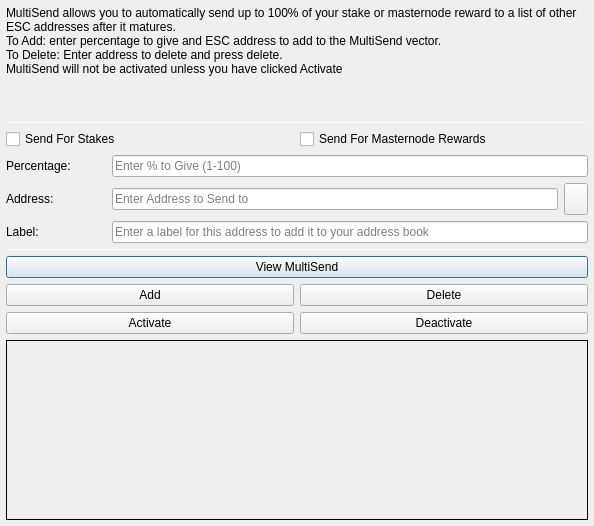
<?xml version="1.0" encoding="UTF-8"?>
<ui version="4.0">
 <class>MultiSendDialog</class>
 <widget class="QDialog" name="MultiSendDialog">
  <property name="windowModality">
   <enum>Qt::NonModal</enum>
  </property>
  <property name="geometry">
   <rect>
    <x>0</x>
    <y>0</y>
    <width>594</width>
    <height>526</height>
   </rect>
  </property>
  <property name="windowTitle">
   <string>MultiSend</string>
  </property>
  <layout class="QVBoxLayout" name="verticalLayout" stretch="0">
   <property name="leftMargin">
    <number>6</number>
   </property>
   <property name="topMargin">
    <number>6</number>
   </property>
   <property name="rightMargin">
    <number>6</number>
   </property>
   <property name="bottomMargin">
    <number>6</number>
   </property>
   <item>
    <layout class="QVBoxLayout" name="verticalLayout_Main" stretch="1,1,1,0,1,1,1">
     <item>
      <widget class="QLabel" name="label_2">
       <property name="lineWidth">
        <number>1</number>
       </property>
       <property name="text">
        <string>MultiSend allows you to automatically send up to 100% of your stake or masternode reward to a list of other ESC addresses after it matures.
To Add: enter percentage to give and ESC address to add to the MultiSend vector.
To Delete: Enter address to delete and press delete.
MultiSend will not be activated unless you have clicked Activate</string>
       </property>
       <property name="alignment">
        <set>Qt::AlignLeading|Qt::AlignLeft|Qt::AlignTop</set>
       </property>
       <property name="wordWrap">
        <bool>true</bool>
       </property>
      </widget>
     </item>
     <item>
      <widget class="Line" name="line">
       <property name="minimumSize">
        <size>
         <width>0</width>
         <height>1</height>
        </size>
       </property>
       <property name="maximumSize">
        <size>
         <width>16777215</width>
         <height>1</height>
        </size>
       </property>
       <property name="orientation">
        <enum>Qt::Horizontal</enum>
       </property>
      </widget>
     </item>
     <item>
      <layout class="QVBoxLayout" name="verticalLayout_Settings">
       <item>
        <layout class="QHBoxLayout" name="horizontalLayout">
         <item>
          <widget class="QCheckBox" name="multiSendStakeCheckBox">
           <property name="text">
            <string>Send For Stakes</string>
           </property>
          </widget>
         </item>
         <item>
          <widget class="QCheckBox" name="multiSendMasternodeCheckBox">
           <property name="text">
            <string>Send For Masternode Rewards</string>
           </property>
          </widget>
         </item>
        </layout>
       </item>
       <item>
        <layout class="QHBoxLayout" name="horizontalLayout_6">
         <item>
          <widget class="QLabel" name="label">
           <property name="minimumSize">
            <size>
             <width>100</width>
             <height>0</height>
            </size>
           </property>
           <property name="toolTip">
            <string>Percentage of stake to send</string>
           </property>
           <property name="text">
            <string>Percentage:</string>
           </property>
          </widget>
         </item>
         <item>
          <widget class="QLineEdit" name="multiSendPercentEdit">
           <property name="toolTip">
            <string>Enter whole numbers 1 - 100</string>
           </property>
           <property name="placeholderText">
            <string>Enter % to Give (1-100)</string>
           </property>
          </widget>
         </item>
        </layout>
       </item>
       <item>
        <layout class="QHBoxLayout" name="horizontalLayout_7">
         <item>
          <widget class="QLabel" name="label_5">
           <property name="minimumSize">
            <size>
             <width>100</width>
             <height>0</height>
            </size>
           </property>
           <property name="toolTip">
            <string>Address to send portion of stake to</string>
           </property>
           <property name="text">
            <string>Address:</string>
           </property>
          </widget>
         </item>
         <item>
          <widget class="QLineEdit" name="multiSendAddressEdit">
           <property name="toolTip">
            <string/>
           </property>
           <property name="placeholderText">
            <string>Enter Address to Send to</string>
           </property>
          </widget>
         </item>
         <item>
          <widget class="QToolButton" name="addressBookButton">
           <property name="maximumSize">
            <size>
             <width>16777215</width>
             <height>32</height>
            </size>
           </property>
           <property name="toolTip">
            <string>Choose an address from the address book</string>
           </property>
           <property name="text">
            <string/>
           </property>
           <property name="icon">
            <iconset resource="../esportscoin.qrc">
             <normaloff>:/icons/address-book</normaloff>:/icons/address-book</iconset>
           </property>
           <property name="shortcut">
            <string>Alt+A</string>
           </property>
          </widget>
         </item>
        </layout>
       </item>
      </layout>
     </item>
     <item>
      <layout class="QHBoxLayout" name="horizontalLayout_3">
       <item>
        <widget class="QLabel" name="label_3">
         <property name="minimumSize">
          <size>
           <width>100</width>
           <height>0</height>
          </size>
         </property>
         <property name="text">
          <string>Label:</string>
         </property>
        </widget>
       </item>
       <item>
        <widget class="QLineEdit" name="labelAddressLabelEdit">
         <property name="placeholderText">
          <string>Enter a label for this address to add it to your address book</string>
         </property>
        </widget>
       </item>
      </layout>
     </item>
     <item>
      <widget class="Line" name="line_2">
       <property name="minimumSize">
        <size>
         <width>0</width>
         <height>1</height>
        </size>
       </property>
       <property name="maximumSize">
        <size>
         <width>16777215</width>
         <height>1</height>
        </size>
       </property>
       <property name="orientation">
        <enum>Qt::Horizontal</enum>
       </property>
      </widget>
     </item>
     <item>
      <layout class="QVBoxLayout" name="verticalLayout_Buttons">
       <item>
        <layout class="QHBoxLayout" name="horizontalLayout_4">
         <item>
          <widget class="QPushButton" name="viewButton">
           <property name="toolTip">
            <string/>
           </property>
           <property name="statusTip">
            <string>View MultiSend Vector</string>
           </property>
           <property name="text">
            <string>View MultiSend</string>
           </property>
          </widget>
         </item>
        </layout>
       </item>
       <item>
        <layout class="QHBoxLayout" name="horizontalLayout_2">
         <item>
          <widget class="QPushButton" name="addButton">
           <property name="toolTip">
            <string/>
           </property>
           <property name="statusTip">
            <string>Add to MultiSend Vector</string>
           </property>
           <property name="text">
            <string>Add</string>
           </property>
          </widget>
         </item>
         <item>
          <widget class="QPushButton" name="deleteButton">
           <property name="toolTip">
            <string/>
           </property>
           <property name="statusTip">
            <string>Delete Address From MultiSend Vector</string>
           </property>
           <property name="text">
            <string>Delete</string>
           </property>
          </widget>
         </item>
        </layout>
       </item>
       <item>
        <layout class="QHBoxLayout" name="horizontalLayout_5">
         <item>
          <widget class="QPushButton" name="activateButton">
           <property name="statusTip">
            <string>Activate MultiSend</string>
           </property>
           <property name="text">
            <string>Activate</string>
           </property>
          </widget>
         </item>
         <item>
          <widget class="QPushButton" name="disableButton">
           <property name="statusTip">
            <string>Deactivate MultiSend</string>
           </property>
           <property name="text">
            <string>Deactivate</string>
           </property>
          </widget>
         </item>
        </layout>
       </item>
      </layout>
     </item>
     <item>
      <widget class="QLabel" name="message">
       <property name="minimumSize">
        <size>
         <width>0</width>
         <height>180</height>
        </size>
       </property>
       <property name="frameShape">
        <enum>QFrame::Panel</enum>
       </property>
       <property name="frameShadow">
        <enum>QFrame::Plain</enum>
       </property>
       <property name="lineWidth">
        <number>1</number>
       </property>
       <property name="midLineWidth">
        <number>1</number>
       </property>
       <property name="text">
        <string/>
       </property>
       <property name="alignment">
        <set>Qt::AlignLeading|Qt::AlignLeft|Qt::AlignTop</set>
       </property>
       <property name="wordWrap">
        <bool>true</bool>
       </property>
      </widget>
     </item>
    </layout>
   </item>
  </layout>
 </widget>
 <resources>
  <include location="../esportscoin.qrc"/>
 </resources>
 <connections/>
</ui>
